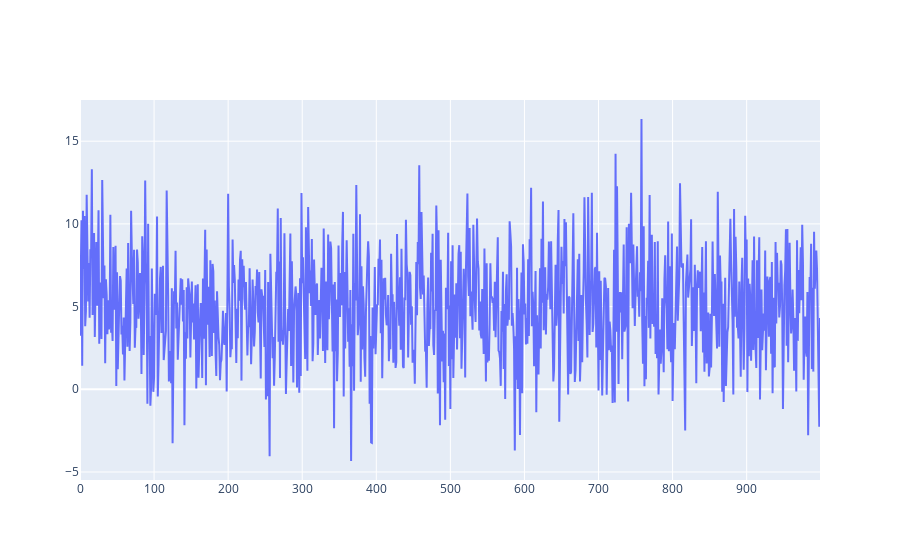

Notebook source saved alongside this figure:
### Markdown cell above
## Convergence of Moments of the Normal Distribuition: An experimental approach

Let's develop a feeling of how moments converge using the Normal distribuition as an example:

### Code cell
from sympy.stats import Normal
from sympy.stats import sample
import plotly.graph_objects as go

NUMBER_OF_SAMPLES = 1000
TRUE_MEAN = 5
TRUE_VARIANCE = 3

random_variable = Normal('X', TRUE_MEAN, TRUE_VARIANCE)

x_axis = list(range(0,NUMBER_OF_SAMPLES))
experiments = [float(sample(random_variable)) for x in x_axis]

# Plot
fig = go.Figure(data=go.Scatter(x=x_axis, y=experiments))
fig.show()

### Figure 1 — Plotly figure (JSON) as saved in the notebook; plotly's stock layout.template omitted (floating-point values rounded to 4 significant figures; data arrays with more than 128 entries replaced by an {"elided": "..."} marker saying what was removed)
{"data": [{"type": "scatter", "x": {"elided": "1000 int values"}, "y": {"elided": "1000 float values"}}], "layout": {}}
